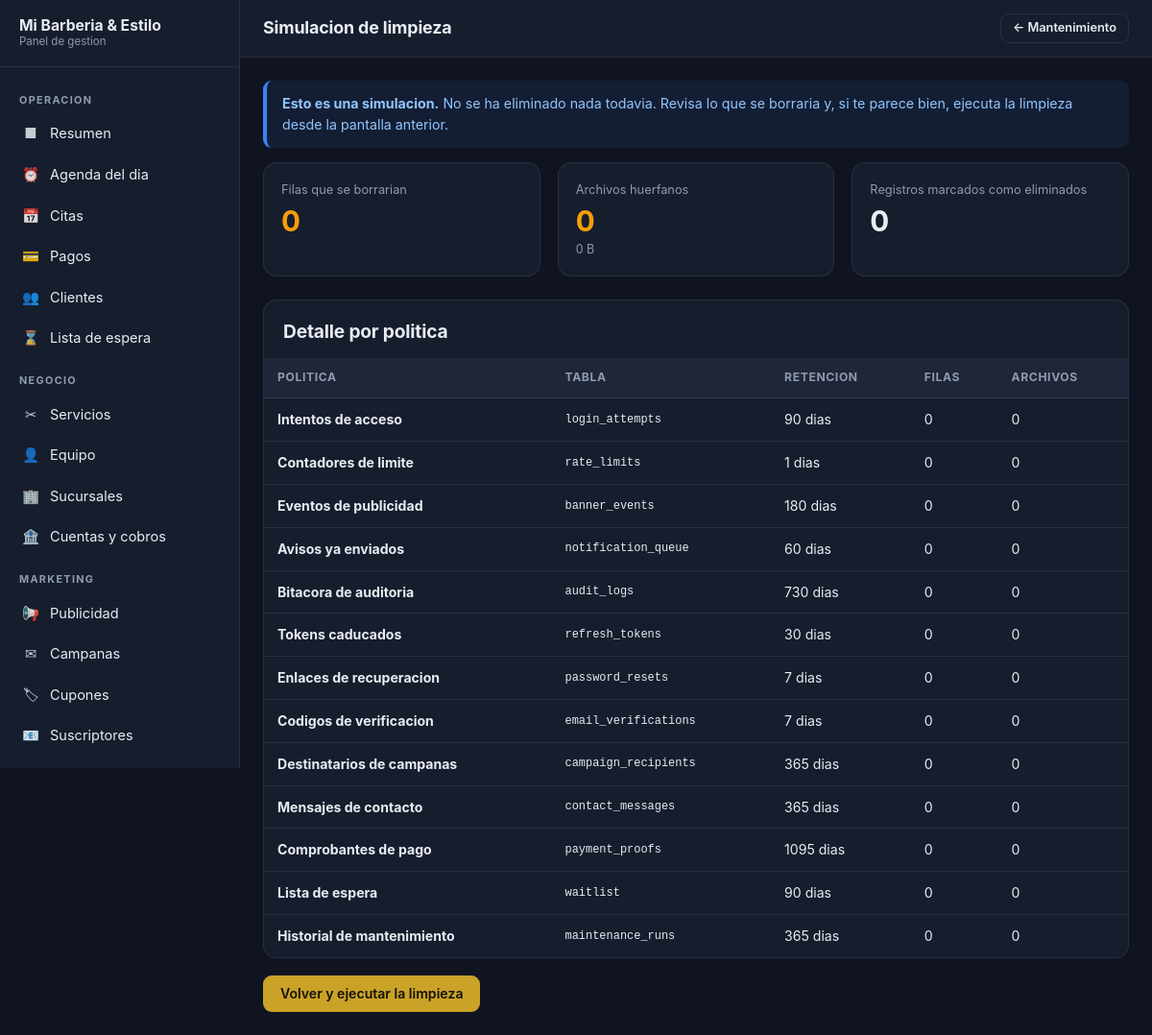
The app's page /panel/mantenimiento/simular-limpieza (signed in) with its own data.
### tables this page shows
CREATE TABLE `retention_policies` (
  `id` int(10) unsigned NOT NULL AUTO_INCREMENT,
  `policy_key` varchar(60) NOT NULL,
  `label` varchar(160) NOT NULL,
  `description` varchar(500) NOT NULL DEFAULT '',
  `target_table` varchar(64) NOT NULL,
  `date_column` varchar(64) NOT NULL DEFAULT 'created_at',
  `retention_days` int(10) unsigned NOT NULL DEFAULT 365,
  `condition_sql` varchar(255) NOT NULL DEFAULT '' COMMENT 'Filtro adicional fijado por el sistema',
  `deletes_files` tinyint(1) NOT NULL DEFAULT 0 COMMENT 'Borra tambien los archivos asociados',
  `is_active` tinyint(1) NOT NULL DEFAULT 1,
  `last_run_at` datetime DEFAULT NULL,
  `last_deleted_count` int(10) unsigned NOT NULL DEFAULT 0,
  `created_at` datetime NOT NULL,
  `updated_at` datetime NOT NULL,
  PRIMARY KEY (`id`),
  UNIQUE KEY `uq_retention_key` (`policy_key`)
);

### app/Views/admin/maintenance/preview.php (the view, shortened to what the rows shown need)
<div class="card card--flush">
    <div class="card__head" style="padding:20px 20px 0"><h2>Detalle por politica</h2></div>
    <div class="table-wrap">
        <table class="data">
            <thead><tr><th>Politica</th><th>Tabla</th><th>Retencion</th><th>Filas</th><th>Archivos</th></tr></thead>
            <tbody>
                <?php foreach ($retention['policies'] as $policy): ?>
                    <tr>
                        <td>
                            <strong><?= e($policy['label']) ?></strong>
                        </td>
                        <td class="mono text-small"><?= e($policy['table']) ?></td>
                        <td><?= (int) $policy['retention_days'] ?> dias</td>
                        <td><?= (int) $policy['rows_deleted'] > 0
                            ? '<span class="pill pill--warning">' . (int) $policy['rows_deleted'] . '</span>'
                            : '0' ?></td>
                        <td><?= (int) $policy['files_deleted'] ?></td>
                    </tr>
                <?php endforeach; ?>
            </tbody>
        </table>
    </div>
</div>

### records on screen
retention_policies: label "Intentos de acceso", target_table "login_attempts", retention_days "90", files_deleted "0"
retention_policies: label "Contadores de limite", target_table "rate_limits", retention_days "1", files_deleted "0"
retention_policies: label "Eventos de publicidad", target_table "banner_events", retention_days "180", files_deleted "0"
retention_policies: label "Avisos ya enviados", target_table "notification_queue", retention_days "60", files_deleted "0"
retention_policies: label "Bitacora de auditoria", target_table "audit_logs", retention_days "730", files_deleted "0"
retention_policies: label "Tokens caducados", target_table "refresh_tokens", retention_days "30", files_deleted "0"
retention_policies: label "Enlaces de recuperacion", target_table "password_resets", retention_days "7", files_deleted "0"
retention_policies: label "Codigos de verificacion", target_table "email_verifications", retention_days "7", files_deleted "0"
retention_policies: label "Destinatarios de campanas", target_table "campaign_recipients", retention_days "365", files_deleted "0"
retention_policies: label "Mensajes de contacto", target_table "contact_messages", retention_days "365", files_deleted "0"
retention_policies: label "Comprobantes de pago", target_table "payment_proofs", retention_days "1095", last_deleted_count "0"
retention_policies: label "Lista de espera", target_table "waitlist", retention_days "90", last_deleted_count "0"
retention_policies: label "Historial de mantenimiento", target_table "maintenance_runs", retention_days "365", shows "0", last_deleted_count "0"

### other values on screen
str_limit($businessName, 22) "Mi Barberia & Estilo"
$groupLabel "OPERACION"
$item['icon'] "■"
$item['label'] "Resumen"
$item['icon'] "⏰"
$item['label'] "Agenda del dia"
$item['icon'] "📅"
$item['label'] "Citas"
$item['icon'] "💳"
$item['label'] "Pagos"
$item['icon'] "👥"
$item['label'] "Clientes"
$item['icon'] "⌛"
$item['label'] "Lista de espera"
$groupLabel "NEGOCIO"
